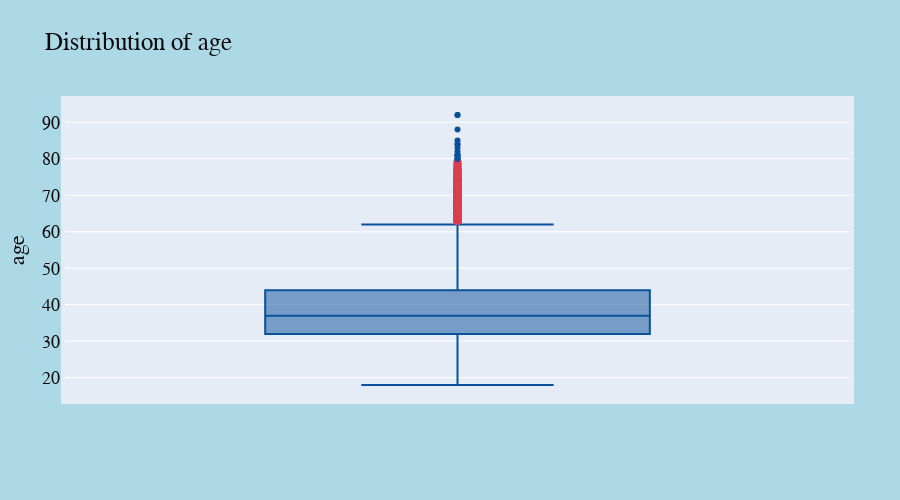

Write notebook code for a chart like this one.
### Code cell
# age distribution graph

fig = px.box(df, y="age")
fig.update_layout(
    autosize=False,
    width=900,
    height=500,
    margin=dict(
        l=50,
        r=50,
        b=100,
        t=100,
        pad=4
    ),
    paper_bgcolor="LightBlue",
)
fig.update_traces(jitter=0,name="Suspected Outliers",
    boxpoints='suspectedoutliers',
    marker=dict(
        color='rgb(8,81,156)',
        outliercolor='rgba(219, 64, 82, 0.6)',
        line=dict(
            outliercolor='rgba(219, 64, 82, 0.6)',
            outlierwidth=2)),
    line_color='rgb(8,81,156)')
fig.update_layout(
    height=500,font=dict(
        family="Courier New, monospace",
        size=18,
        color="#0c0b0c"),

    title_text='Distribution of age')
fig.show()

### Figure 1 — Plotly figure (JSON) as saved in the notebook; plotly's stock layout.template omitted (floating-point values rounded to 4 significant figures; data arrays with more than 128 entries replaced by an {"elided": "..."} marker saying what was removed)
{"data": [{"alignmentgroup": "True", "boxpoints": "suspectedoutliers", "hovertemplate": "age=%{y}<extra></extra>", "jitter": 0, "legendgroup": "", "line": {"color": "rgb(8,81,156)"}, "marker": {"color": "rgb(8,81,156)", "line": {"outliercolor": "rgba(219, 64, 82, 0.6)", "outlierwidth": 2}, "outliercolor": "rgba(219, 64, 82, 0.6)"}, "name": "Suspected Outliers", "notched": false, "offsetgroup": "", "orientation": "v", "showlegend": false, "type": "box", "x0": " ", "xaxis": "x", "y": {"elided": "10000 int values"}, "y0": " ", "yaxis": "y"}], "layout": {"autosize": false, "boxmode": "group", "font": {"color": "#0c0b0c", "family": "Courier New, monospace", "size": 18}, "height": 500, "legend": {"tracegroupgap": 0}, "margin": {"b": 100, "l": 50, "pad": 4, "r": 50, "t": 100}, "paper_bgcolor": "LightBlue", "title": {"text": "Distribution of age"}, "width": 900, "xaxis": {"anchor": "y", "domain": [0, 1]}, "yaxis": {"anchor": "x", "domain": [0, 1], "title": {"text": "age"}}}}
